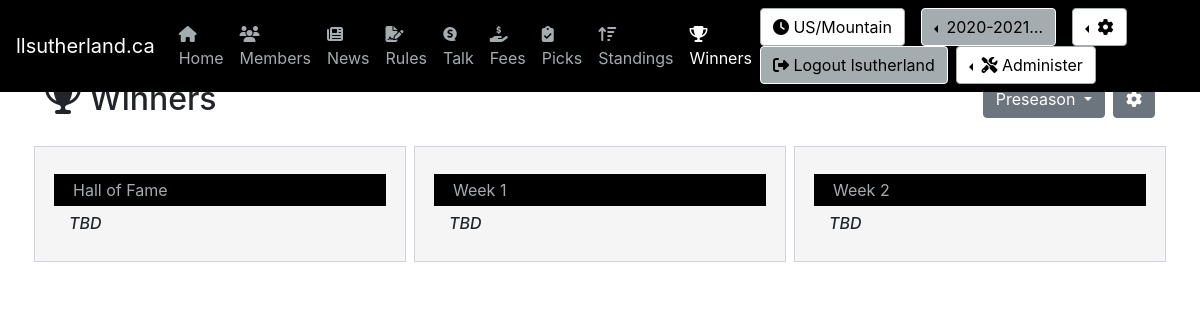
The app's page /winners/ (signed in) with its own data.
### pool/models.py (models this page shows, shortened)
class CustomUser(AbstractUser):
    US_EST = 'US/Eastern'
    TZS = [
        ('US/Alaska', 'US/Alaska'),
        ('US/Arizona','US/Arizona'),
        ('US/Central','US/Central'),
        (US_EST,'US/Eastern'),
        ('US/Hawaii','US/Hawaii'),
        ('US/Mountain','US/Mountain'),
        ('US/Pacific','US/Pacific'),
        ('Europe/Amsterdam','Europe/Amsterdam'),
        ('Europe/Athens','Europe/Athens'),
        ('Europe/Belgrade','Europe/Belgrade'),
        ('Europe/Berlin','Europe/Berlin'),
        ('Europe/Brussels','Europe/Brussels'),
        ('Europe/Bucharest','Europe/Bucharest'),
        ('Europe/Budapest','Europe/Budapest'),
        ('Europe/Copenhagen','Europe/Copenhagen'),
        ('Europe/Dublin','Europe/Dublin'),
        ('Europe/Gibraltar','Europe/Gibraltar'),
        ('Europe/Helsinki','Europe/Helsinki'),
        ('Europe/Istanbul','Europe/Istanbul'),
        ('Europe/Kiev','Europe/Kiev'),
        ('Europe/Lisbon','Europe/Lisbon'),
        ('Europe/London','Europe/London'),
        ('Europe/Luxembourg','Europe/Luxembourg'),
        ('Europe/Madrid','Europe/Madrid'),
        ('Europe/Malta','Europe/Malta'),
        ('Europe/Moscow','Europe/Moscow'),
        ('Europe/Oslo','Europe/Oslo'),
        ('Europe/Paris','Europe/Paris'),
        ('Europe/Prague','Europe/Prague'),
        ('Europe/Rome','Europe/Rome'),
        ('Europe/Sarajevo','Europe/Sarajevo'),
        ('Europe/Stockholm','Europe/Stockholm'),
        ('Europe/Vienna','Europe/Vienna'),
        ('Europe/Volgograd','Europe/Volgograd'),
        ('Europe/Warsaw','Europe/Warsaw'),
        ('Europe/Zurich','Europe/Zurich')
    ]
    username_validator = MyValidator()
    username = models.CharField(
        _('username'),
        max_length=150,
        unique=True,
        help_text=_('Required. 150 characters or fewer. Names and numbers only.'),
        validators=[username_validator],
            error_messages={
            'unique': _("A user with that username already exists."),
        },
    )
    mobile = models.CharField(max_length=20, blank=True, null=True)
    image = models.ImageField(upload_to='profile_image', blank=True, null=True)
    favorite_team = models.ForeignKey(Team, on_delete=models.CASCADE, blank=True, null=True)
    timezone = models.CharField(max_length=50, blank=False, null=False, default=US_EST, choices=TZS)

class Season(models.Model):
    name = models.CharField(max_length=50, blank=False, null=False)
    effective_date = models.DateField(blank=False, null=False)
    effective_end_date = models.DateField(blank=False, null=False)
    is_active = models.BooleanField(default=True)

class WeekType(models.Model):
    name = models.CharField(max_length=50, blank=False, null=False)
    is_active = models.BooleanField(default=True)

class Winner(models.Model):
    user = models.ForeignKey(CustomUser, on_delete=models.CASCADE, blank=True, null=True)
    week = models.ForeignKey(Week, on_delete=models.CASCADE, blank=True, null=True)
    message = models.TextField(max_length=250, blank=True, null=True)

class Week(models.Model):
    name = models.CharField(max_length=50, blank=False, null=False)
    effective_date = models.DateField(blank=False, null=False)
    effective_end_date = models.DateField(blank=False, null=False)
    is_active = models.BooleanField(default=False)
    week_type = models.ForeignKey(WeekType, on_delete=models.CASCADE, null=False)
    season = models.ForeignKey(Season, on_delete=models.CASCADE, null=False)

### pool/views.py (the view)
# urls.py: path('winners/', WinnersView.as_view(), name='winners'),
class WinnersView(LoginRequiredMixin, ListView):
    template_name = 'winners/winners.html'
    def get(self, request):
        if not 'selected_week_type_id' in request.session:
            selected_week_type_id = 1
            request.session['selected_week_type_id'] = 1
        else:
            selected_week_type_id = request.session['selected_week_type_id']
        args = get_winners_args(request, selected_week_type_id)
        return render(request, self.template_name, args)

### pool/views.py (called while the page is built)
def get_current(request):
    current_season = None
    current_week = None
    seasons = []
    prefs = None
    request.session['django_timezone'] = request.user.timezone
    try:
        current_season = get_current_season(request)
        current_week = get_current_week(request)
        seasons = get_seasons()
        prefs = get_preferences(request)
    except Exception as e:
        print(e)
    return {
        'preferences' : prefs,
        'current_season': current_season,
        'current_week' : current_week,
        'seasons' : seasons
    }

def get_preferences(request):
    return Preferences.objects.get(user_id = request.user.id)

def get_seasons():
    return Season.objects.order_by('-effective_date')

def get_current_season(request):
    active_season = Season.objects.get(is_active=True)
    current_season_id = request.session['current_season_id']
    if not active_season.id == current_season_id:
        request.session['current_season_id'] = active_season.id
        return Season.objects.get(id=active_season.id)
    else:
        return Season.objects.get(id=current_season_id)

def get_current_week(request):
    active_week = Week.objects.get(is_active=True)
    current_week_id = request.session['current_week_id']
    if not active_week.id == current_week_id:
        request.session['current_week_id'] = active_week.id
        request.session['current_week_type_id'] = active_week.week_type.id
        return Week.objects.get(id=active_week.id)
    else:
        return Week.objects.get(id=current_week_id)

def get_winners_args(request, week_type_id):
    if not 'selected_week_type_id' in request.session:
        request.session['selected_week_type_id'] = week_type_id
    if week_type_id == '4':
        selected_week_type = WeekType()
        selected_week_type.id = week_type_id
        winners = Winner.objects.all().order_by('id')
    else:
        selected_week_type = WeekType.objects.get(id = week_type_id)
        winners = Winner.objects.filter(week__week_type_id=week_type_id)
    args = get_current(request)
    args.update({'selected_week_type' : selected_week_type})
    args.update({'winners' : winners})
    args.update({'week_types' : WeekType.objects.all().order_by('id')})
    args.update({'page_layout_types': PageLayoutType.objects.all()})
    return args

### utils/season_helper.py (called while the page is built)
def get_now():
    return timezone.now()

### pool/templates/winners/winners.html (shortened to what this page needs)
{% extends 'base.html' %}
{% block body %}
<div class="row">
  <div class="col">
    <h2 class="mb-4"><i class="fas fa-trophy"></i> Winners</h2>
  </div>
  <div class="col">
    {% include 'winners/week_selector.html' %}
  </div>
</div>
<div class="row mb-1">
{% for item in winners %}
    <div class="col-lg themed-grid-col m-1">
        {% if preferences.winners_page_layout_type.id == 1 %}
            {% include 'winners/list.html' %}
        {% elif preferences.winners_page_layout_type.id == 2 %}
            {% include 'winners/grid.html' %}
        {% else %}
            {% include 'winners/compact.html' %}
        {% endif %}
    </div>
{% endfor %}
</div>
{% endblock %}

### pool/templates/nav/fav-team.html (shortened to what this page needs)
<nav class="navbar navbar-expand-md navbar-dark fixed-top" style="background-color: {{user.favorite_team.color_01}};">
        <a class="navbar-brand" href="#">llsutherland.ca</a>
        <div class="collapse navbar-collapse" id="navbarCollapse">
            <ul class="navbar-nav mr-auto">
                <li class="nav-item">
                    <a class="nav-link" href="{% url 'home'  %}" style="{% if request.resolver_match.url_name == "home" %}color:{{user.favorite_team.color_02}};{% else %}color:{{user.favorite_team.color_03}};{% endif %}"><i class="fas fa-home"></i> Home</a>
                </li>
                <li class="nav-item">
                    <a class="nav-link" href="{% url 'members'  %}" style="{% if request.resolver_match.url_name == "members" %}color:{{user.favorite_team.color_02}};{% else %}color:{{user.favorite_team.color_03}};{% endif %}"><i class="fas fa-users"></i> Members</a>
                </li>
                <li class="nav-item">
                    <a class="nav-link" href="{% url 'news'  %}" style="{% if request.resolver_match.url_name == "news" %}color:{{user.favorite_team.color_02}};{% else %}color:{{user.favorite_team.color_03}};{% endif %}"><i class="fas fa-newspaper"></i> News</a>
                </li>
                <li class="nav-item">
                    <a class="nav-link" href="{% url 'rules'  %}" style="{% if request.resolver_match.url_name == "rules" %}color:{{user.favorite_team.color_02}};{% else %}color:{{user.favorite_team.color_03}};{% endif %}"><i class="fas fa-file-signature"></i> Rules</a>
                </li>
                <li class="nav-item">
                    <a class="nav-link" href="{% url 'talk'  %}" style="{% if request.resolver_match.url_name == "talk" %}color:{{user.favorite_team.color_02}};{% else %}color:{{user.favorite_team.color_03}};{% endif %}"><i class="fab fa-speakap"></i> Talk</a>
                </li>
                <li class="nav-item">
                    <a class="nav-link" href="{% url 'fees'  %}" style="{% if request.resolver_match.url_name == "fees" %}color:{{user.favorite_team.color_02}};{% else %}color:{{user.favorite_team.color_03}};{% endif %}"><i class="fas fa-hand-holding-usd"></i> Fees</a>
                </li>
                <li class="nav-item">
                    <a class="nav-link" href="{% url 'picks'  %}" style="{% if request.resolver_match.url_name == "picks" %}color:{{user.favorite_team.color_02}};{% else %}color:{{user.favorite_team.color_03}};{% endif %}"><i class="fas fa-clipboard-check"></i> Picks</a>
                </li>
                <li class="nav-item">
                    <a class="nav-link" href="{% url 'standings'  %}" style="{% if request.resolver_match.url_name == "standings" %}color:{{user.favorite_team.color_02}};{% else %}color:{{user.favorite_team.color_03}};{% endif %}"><i class="fas fa-sort-amount-up"></i> Standings</a>
                </li>
                <li class="nav-item">
                    <a class="nav-link" href="{% url 'winners'  %}" style="{% if request.resolver_match.url_name == "winners" %}color:{{user.favorite_team.color_02}};{% else %}color:{{user.favorite_team.color_03}};{% endif %}"><i class="fas fa-trophy"></i> Winners</a>
                </li>
            </ul>
            <form class="form-inline mt-2 mt-md-0">
            <a class="btn btn-light mr-2 my-2 my-sm-0" href="" style="background-color:{{user.favorite_team.color_02}};color:{{user.favorite_team.color_01}};border-color:{{user.favorite_team.color_03}}"><i class="fas fa-clock"></i> {{request.session.django_timezone}}</a>
            {% if current_season %}
                <div class="dropdown dropleft pl-2 pr-2">
                    <a class="btn btn-secondary dropdown-toggle" style="background-color:{{user.favorite_team.color_03}};color:{{user.favorite_team.color_01}};border-color:{{user.favorite_team.color_02}}" href="#" role="button" id="dropdownSeason" data-toggle="dropdown" aria-haspopup="true" aria-expanded="false">
                        {{current_season.name| truncatechars:10}}
                    </a>
            {% endif %}
                </div>
                <div class="dropdown dropleft pl-2 pr-2">
                    <a class="btn btn-secondary dropdown-toggle" style="background-color:{{user.favorite_team.color_02}};color:{{user.favorite_team.color_01}};border-color:{{user.favorite_team.color_03}}" href="#" role="button" id="dropdownProfile" data-toggle="dropdown" aria-haspopup="true" aria-expanded="false">
                        <i class="fas fa-cog"></i>
                    </a>
                </div>
                <a class="btn btn-success mr-2 my-2 my-sm-0" href="{% url 'logout' %}" style="background-color:{{user.favorite_team.color_03}};color:{{user.favorite_team.color_01}};border-color:{{user.favorite_team.color_02}}"><i class="fas fa-sign-out-alt"></i> Logout {{user.username}}</a>
                {% if user.is_staff %}
                    <div class="dropdown dropleft">
                        <button class="btn btn-secondary dropdown-toggle" style="background-color:{{user.favorite_team.color_02}};color:{{user.favorite_team.color_01}};border-color:{{user.favorite_team.color_03}}" type="button" id="dropdownMenuButton" data-toggle="dropdown" aria-haspopup="true" aria-expanded="false">
                            <i class="fas fa-tools"></i> Administer
                        </button>
                    </div>
                {% endif %}
            </form>
        </div>
    </nav>

### pool/templates/winners/week_selector.html (shortened to what this page needs)
<div class="btn-toolbar justify-content-end mb-3" role="toolbar" aria-label="Toolbar with button groups">
  <div class="btn-group mr-2" role="group" aria-label="First group">
    <button id="btnGroupDrop1" type="button" class="btn btn-secondary dropdown-toggle" data-toggle="dropdown" aria-haspopup="true" aria-expanded="false">
      {% if selected_week_type.id == '4' %}
        All
      {% else %}
        {{selected_week_type.name}}
      {% endif %}
    </button>
  </div>
  <div class="btn-group" role="group" aria-label="Third group">
    <button type="button" class="btn btn-secondary" onclick="showElement()"><i class="fas fa-cog"></i></button>
  </div>
</div>

### pool/templates/winners/list.html (shortened to what this page needs)
<div class="row m-1">
    <div class="col-lg">
        {% if user.favorite_team %}
            <div class="row p-1 mt-2 mb-2" style="background-color:{{user.favorite_team.color_01}};color:{{user.favorite_team.color_03}};border-color:{{user.favorite_team.color_03}}">
        {% else %}
            <div class="row p-1 mt-2 mb-2 bg-primary text-white">
        {% endif %}
            {% if item.week %}
                <div class="col-lg text-left">{{item.week.name}}</div>
            {% else %}
                <div class="col-lg text-left">{{item.message}}</div>
            {% endif %}
        </div>
        <div class="row">
            <div class="col-lg">
                {% if item.user %}
                    <h6>{{item.user}}</h6>
                {% else %}
                    <h6 class="font-italic">TBD</h6>
                {% endif %}
            </div>
        </div>
    </div>
</div>

### pool/static/nfl/grid.css (style rules this page uses)
.themed-grid-col { padding-top: 15px; padding-bottom: 15px; background-color: whitesmoke; border: 1px solid rgba(86, 61, 124, .2); }

### records on screen
CustomUser: session.django_timezone "US/Mountain", username "lsutherland"
Season: name "2020-2021…"
WeekType: name "Preseason"
Winner: week.name "Hall of Fame", shows "TBD"
Winner: week.name "Week 1", shows "TBD"
Winner: week.name "Week 2", shows "TBD"
